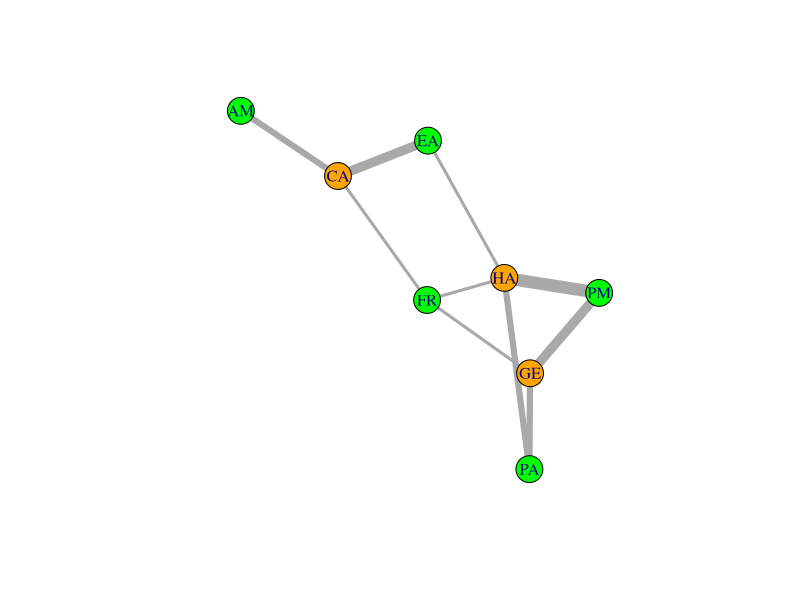

Here is the R script that generated this plot:
#### Data types and structures in R when working with networks

library(tidyverse) # data manipulation inc dplyr, tibble
library(igraph)    # analysing, plotting networks

# make a VECTOR, which is a one-dimensional array of elements, for example 8 species
nodes <- c("GE","HA","CA","PM","PA","FR","EA","AM")
nodes
length(nodes)  # number of species in my network

# make an ARRAY, a vector with additional dimensions equivalent to a MATRIX
nodes_array<-array(nodes,dim=c(3,5))
nodes_array
class(nodes_array) # show the type of data structure 
nodes_array[1,] # first row
nodes_array[,2] # [whichrow,whichcolumn] second column
nodes_array[2,2] # second row, second column

# make a DATAFRAME for the properties of the nodes of a network (reflecting species traits)
# in practice, read these things from a google sheets, an xlsx or a csv file
bodymass <- c(0.5,2,150,23,40,80,23,22)
n_conc <-c(1.1,0.7,0.4,3,2.5,2.0,0.8,0.5)
funcgroup <-c("H","H","H","P","P","P","P","P")
nodes_df <- data.frame(cbind(nodes,bodymass,n_conc,funcgroup))
nodes_df
class(nodes_df)
names(nodes_df) # show the variables
nodes_df$bodymass # show a particular variable

# make a DATAFRAME for the edges or links of a network
node1 <-c("GE","GE","GE","HA","HA","HA","HA","CA","CA","CA")
node2<- c("PM","PA","FR","PM","PA","FR","EA","FR","EA","AM")
interaction_s <-c(3,2,1,4,2,1,1,1,3,2)
links_df<-cbind(node1,node2,interaction_s) %>% #piping
          tibble::as_tibble() %>%
          dplyr::mutate(interaction_s=as.numeric(interaction_s)) # transform to numbers
links_df
class(links_df)
links_df_sum <- links_df %>%
                dplyr::group_by(node1) %>%
                dplyr::summarise(interact_s_mean=mean(interaction_s))
links_df_sum

# <- gets the value off (assignment)
# == logical operator
3==2
a<-2
a

# make a TABLE
table(nodes_df$nodes,nodes_df$bodymass)
table(links_df$node1,links_df$node2)

# show the tables of our interaction network database
links_df
nodes_df

# join the links and nodes tables to an igraph network object
# nodes = vertices
# links = edges
# make an igraph data structure from the two dataframes 
g1<-igraph::graph_from_data_frame(d=links_df,vertices=nodes_df,directed=FALSE)
g1
V(g1) # what are nodes in the network
E(g1) # what are the edges in the network
E(g1)$interaction_s
# plot the network with plants and herbivores colored separately
# as a weighted network
plot(g1,
    vertex.color=ifelse(V(g1)$funcgroup=="P","green","orange"),
    edge.width=E(g1)$interaction_s*3,
    layout=layout_nicely)
